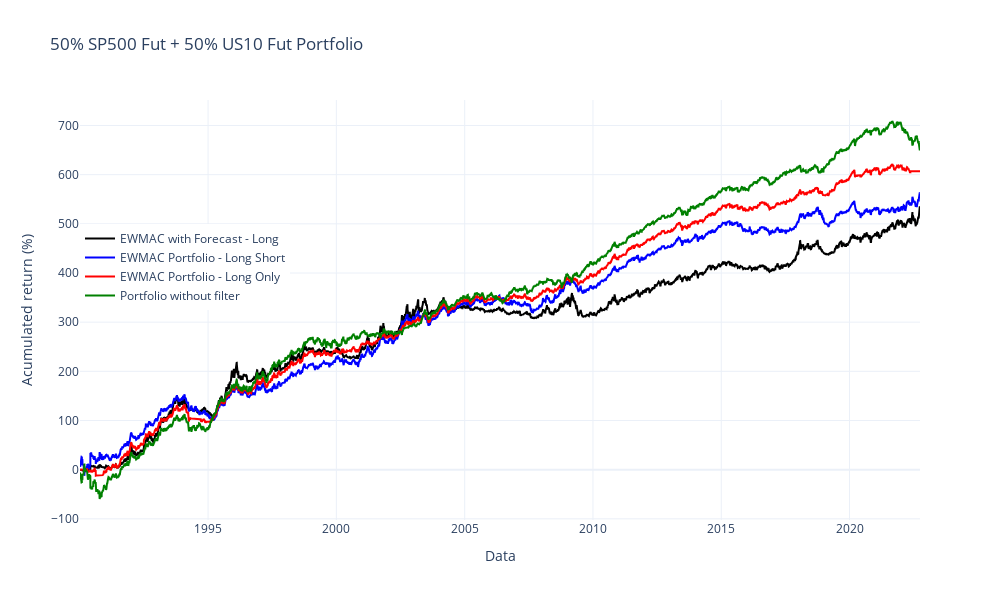

Notebook source saved alongside this figure:
### Code cell
# --- Plot retorno acumulado
fig = go.Figure()


fig.add_trace(
    go.Scatter(
        x=us_port_trend_forecast_return.index,
        y=us_port_trend_forecast_return.cumsum()*100,
        name="EWMAC with Forecast - Long",
        line=dict(color="black"),
    )
)

fig.add_trace(
    go.Scatter(
        x=us_port_filter_return.index,
        y=us_port_filter_return.cumsum()*100,
        name="EWMAC Portfolio - Long Short",
        line=dict(color="blue"),
    )
)

fig.add_trace(
    go.Scatter(
        x=us_port_longonly_return.index,
        y=us_port_longonly_return.cumsum()*100,
        name="EWMAC Portfolio - Long Only",
        line=dict(color="red"),
    )
)

fig.add_trace(
    go.Scatter(
        x=us_port_return.index,
        y=us_port_return.cumsum()*100,
        name="Portfolio without filter",
        line=dict(color="green"),
    )
)

fig.update_layout(
    title="50% SP500 Fut + 50% US10 Fut Portfolio",
    xaxis_title="Data",
    yaxis_title="Acumulated return (%)",
    template="plotly_white",
    showlegend=True,
    legend=dict(
        yanchor="bottom",
        y=0.5,
        xanchor="left",
        x=0),
    height=600,
    width=1000,
)

fig.show()

# --- Exibir estatísticas
print("Estatísticas de Desempenho")
print("Estatísticas Portfolio EWMAC com filtro de Trend Frequência Anual")
print(calculate_stats(us_port_trend_forecast_return,freq=YEAR))
print("================================")
print("Estatísticas Portfolio EWMAC Long and Short na Frequência Anual")
print(calculate_stats(us_port_filter_return, freq=YEAR))
print("================================")
print("Estatísticas Portfolio EWMAC Long Only Frequência Anual")
print(calculate_stats(us_port_longonly_return,freq=YEAR))
print("================================")
print("Estatísticas Portfolio sem EWMAC na Frequência Anual")
print(calculate_stats(us_port_return, freq=YEAR))

### Figure 1 — Plotly figure (JSON) as saved in the notebook; plotly's stock layout.template omitted (floating-point values rounded to 4 significant figures; data arrays with more than 128 entries replaced by an {"elided": "..."} marker saying what was removed)
{"data": [{"line": {"color": "black"}, "name": "EWMAC with Forecast - Long", "type": "scatter", "x": {"elided": "8349 str values"}, "y": {"elided": "8349 float values"}}, {"line": {"color": "blue"}, "name": "EWMAC Portfolio - Long Short", "type": "scatter", "x": {"elided": "8349 str values"}, "y": {"elided": "8349 float values"}}, {"line": {"color": "red"}, "name": "EWMAC Portfolio - Long Only", "type": "scatter", "x": {"elided": "8350 str values"}, "y": {"elided": "8350 float values"}}, {"line": {"color": "green"}, "name": "Portfolio without filter", "type": "scatter", "x": {"elided": "8349 str values"}, "y": {"elided": "8349 float values"}}], "layout": {"height": 600, "legend": {"x": 0, "xanchor": "left", "y": 0.5, "yanchor": "bottom"}, "showlegend": true, "title": {"text": "50% SP500 Fut + 50% US10 Fut Portfolio"}, "width": 1000, "xaxis": {"title": {"text": "Data"}}, "yaxis": {"title": {"text": "Acumulated return (%)"}}}}
